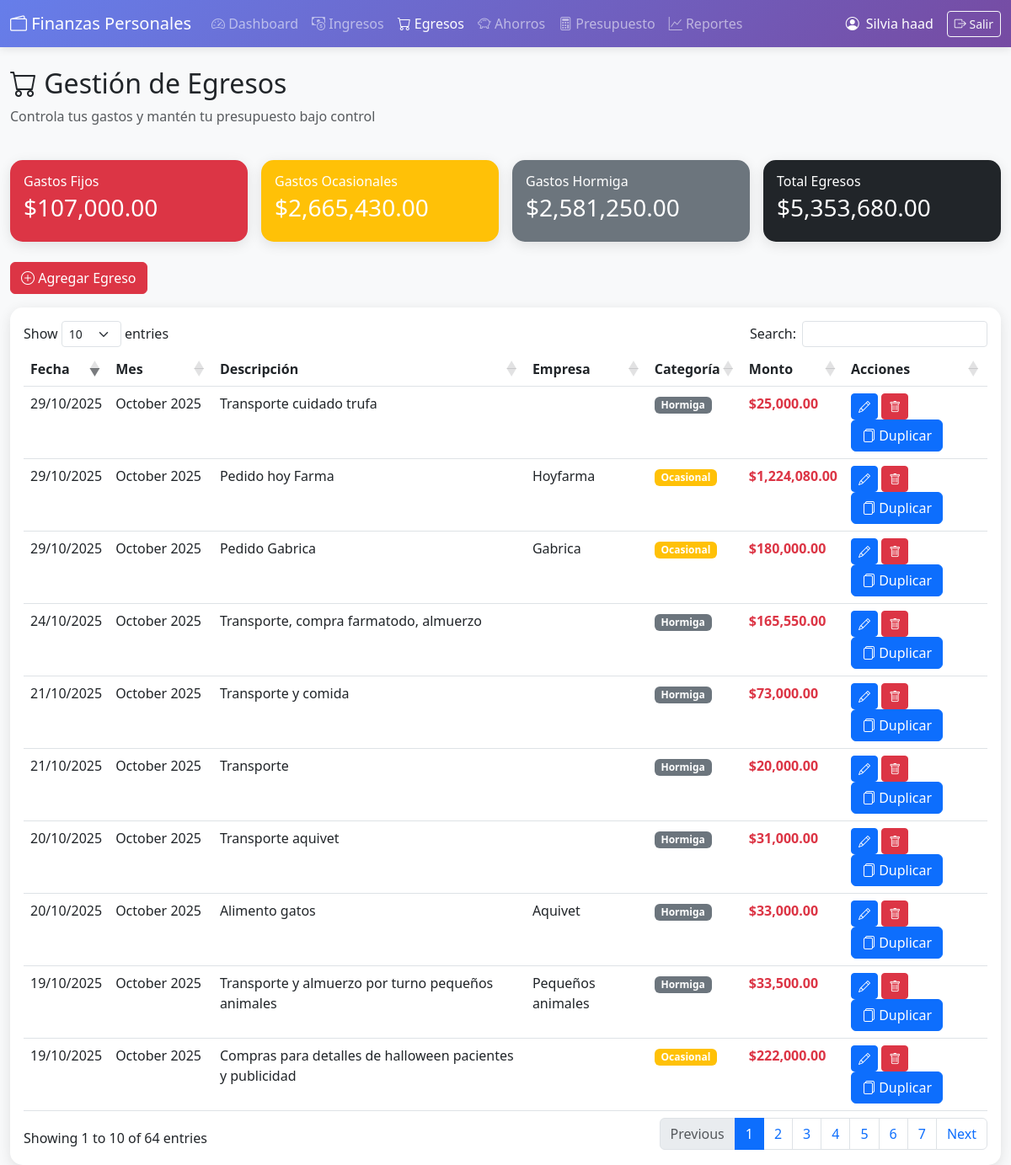
Page /egresos.php (signed in) on the committed database.
### tables this page shows
CREATE TABLE `egresos` (
  `id_egreso` int(11) NOT NULL AUTO_INCREMENT,
  `id_usuario` int(11) NOT NULL,
  `fecha` date NOT NULL,
  `mes` varchar(20) NOT NULL,
  `descripcion` varchar(255) NOT NULL,
  `empresa` varchar(100) DEFAULT NULL,
  `categoria` enum('fijo','ocasional','hormiga') NOT NULL,
  `monto` decimal(12,2) NOT NULL,
  `fecha_registro` timestamp NOT NULL DEFAULT current_timestamp(),
  PRIMARY KEY (`id_egreso`),
  KEY `idx_usuario_fecha` (`id_usuario`,`fecha`),
  CONSTRAINT `egresos_ibfk_1` FOREIGN KEY (`id_usuario`) REFERENCES `usuarios` (`id_usuario`) ON DELETE CASCADE
);

### egresos.php (the view, shortened to what this page needs)
<?php
$db = Database::getInstance()->getConnection();
$usuario_id = $_SESSION['usuario_id'];
$stmt = $db->prepare("SELECT * FROM egresos WHERE id_usuario = ? ORDER BY fecha DESC");
$stmt->execute([$usuario_id]);
$egresos = $stmt->fetchAll();
$stmt = $db->prepare("SELECT categoria, SUM(monto) as total FROM egresos WHERE id_usuario = ? GROUP BY categoria");
$stmt->execute([$usuario_id]);
$totales_categoria = [];
while ($row = $stmt->fetch()) {
    $totales_categoria[$row['categoria']] = $row['total'];
}
?>
<!DOCTYPE html>
<html lang="es">
<head>
    <link href="https://cdn.jsdelivr.net/npm/bootstrap@5.3.0/dist/css/bootstrap.min.css" rel="stylesheet">
    <link href="https://cdn.jsdelivr.net/npm/bootstrap-icons@1.10.0/font/bootstrap-icons.css" rel="stylesheet">
    <link href="https://cdn.datatables.net/1.13.4/css/dataTables.bootstrap5.min.css" rel="stylesheet">
</head>
<body>
    <nav class="navbar navbar-expand-lg navbar-dark">
        <div class="container-fluid">
            <a class="navbar-brand" href="dashboard.php">
                <i class="bi bi-wallet2"></i> Finanzas Personales
            </a>
            <div class="collapse navbar-collapse" id="navbarNav">
                <ul class="navbar-nav me-auto">
                    <li class="nav-item">
                        <a class="nav-link" href="dashboard.php">
                            <i class="bi bi-speedometer2"></i> Dashboard
                        </a>
                    </li>
                    <li class="nav-item">
                        <a class="nav-link" href="ingresos.php">
                            <i class="bi bi-cash-coin"></i> Ingresos
                        </a>
                    </li>
                    <li class="nav-item">
                        <a class="nav-link active" href="egresos.php">
                            <i class="bi bi-cart"></i> Egresos
                        </a>
                    </li>
                    <li class="nav-item">
                        <a class="nav-link" href="ahorros.php">
                            <i class="bi bi-piggy-bank"></i> Ahorros
                        </a>
                    </li>
                    <li class="nav-item">
                        <a class="nav-link" href="presupuesto.php">
                            <i class="bi bi-calculator"></i> Presupuesto
                        </a>
                    </li>
                    <li class="nav-item">
                        <a class="nav-link" href="reportes.php">
                            <i class="bi bi-graph-up"></i> Reportes
                        </a>
                    </li>
                </ul>
                <div class="d-flex align-items-center text-white">
                    <i class="bi bi-person-circle me-2"></i>
                    <span class="me-3"><?php echo htmlspecialchars($_SESSION['usuario_nombre']); ?></span>
                    <a href="logout.php" class="btn btn-outline-light btn-sm">
                        <i class="bi bi-box-arrow-right"></i> Salir
                    </a>
                </div>
            </div>
        </div>
    </nav>
    <div class="container-fluid mt-4">
        <div class="row mb-4">
            <div class="col-12">
                <h2><i class="bi bi-cart"></i> Gestión de Egresos</h2>
                <p class="text-muted">Controla tus gastos y mantén tu presupuesto bajo control</p>
            </div>
        </div>
        <div class="row g-3 mb-4">
            <div class="col-md-3">
                <div class="card stat-card bg-danger text-white">
                    <div class="card-body">
                        <h6 class="mb-1">Gastos Fijos</h6>
                        <h3>$<?php echo number_format($totales_categoria['fijo'] ?? 0, 2); ?></h3>
                    </div>
                </div>
            </div>
            <div class="col-md-3">
                <div class="card stat-card bg-warning text-white">
                    <div class="card-body">
                        <h6 class="mb-1">Gastos Ocasionales</h6>
                        <h3>$<?php echo number_format($totales_categoria['ocasional'] ?? 0, 2); ?></h3>
                    </div>
                </div>
            </div>
            <div class="col-md-3">
                <div class="card stat-card bg-secondary text-white">
                    <div class="card-body">
                        <h6 class="mb-1">Gastos Hormiga</h6>
                        <h3>$<?php echo number_format($totales_categoria['hormiga'] ?? 0, 2); ?></h3>
                    </div>
                </div>
            </div>
            <div class="col-md-3">
                <div class="card stat-card bg-dark text-white">
                    <div class="card-body">
                        <h6 class="mb-1">Total Egresos</h6>
                        <h3>$<?php echo number_format(array_sum($totales_categoria), 2); ?></h3>
                    </div>
                </div>
            </div>
        </div>
        <div class="mb-3">
            <button class="btn btn-danger" data-bs-toggle="modal" data-bs-target="#modalEgreso" onclick="limpiarFormulario()">
                <i class="bi bi-plus-circle"></i> Agregar Egreso
            </button>
        </div>
        <div class="card stat-card">
            <div class="card-body">
                <div class="table-responsive">
                    <table id="tablaEgresos" class="table table-hover">
                        <thead>
                            <tr>
                                <th>Fecha</th>
                                <th>Mes</th>
                                <th>Descripción</th>
                                <th>Empresa</th>
                                <th>Categoría</th>
                                <th>Monto</th>
                                <th>Acciones</th>
                            </tr>
                        </thead>
                        <tbody>
                            <?php foreach($egresos as $egreso): ?>
                                <tr>
                                    <td><?php echo date('d/m/Y', strtotime($egreso['fecha'])); ?></td>
                                    <td><?php echo htmlspecialchars($egreso['mes']); ?></td>
                                    <td><?php echo htmlspecialchars($egreso['descripcion']); ?></td>
                                    <td><?php echo htmlspecialchars($egreso['empresa']); ?></td>
                                    <td>
                                        <?php
                                        $badge_color = 'secondary';
                                        if ($egreso['categoria'] === 'fijo') $badge_color = 'danger';
                                        elseif ($egreso['categoria'] === 'ocasional') $badge_color = 'warning';
                                        ?>
                                        <span class="badge bg-<?php echo $badge_color; ?>">
                                            <?php echo ucfirst($egreso['categoria']); ?>
                                        </span>
                                    </td>
                                    <td class="fw-bold text-danger">$<?php echo number_format($egreso['monto'], 2); ?></td>
                                    <td>
                                        <button class="btn btn-sm btn-primary" onclick="editarEgreso(<?php echo htmlspecialchars(json_encode($egreso)); ?>)">
                                            <i class="bi bi-pencil"></i>
                                        </button>
                                        <button class="btn btn-sm btn-danger" onclick="eliminarEgreso(<?php echo $egreso['id_egreso']; ?>)">
                                            <i class="bi bi-trash"></i>
                                        </button>
                                        <button class="btn btn-primary" onclick="duplicarTodosEgresos()">
                                            <i class="bi bi-files"></i> Duplicar
                                        </button>
                                    </td>
                                </tr>
                            <?php endforeach; ?>
                        </tbody>
                    </table>
                </div>
            </div>
        </div>
    </div>
</body>
</html>

### egresos.php (style rules this page uses)
body { background-color: #f8f9fa; }
.navbar { background: linear-gradient(135deg, #667eea 0%, #764ba2 100%); box-shadow: 0 2px 10px rgba(0,0,0,0.1); }
.stat-card { border-radius: 15px; border: none; box-shadow: 0 4px 15px rgba(0,0,0,0.1); }

### rows in the picture
egresos: fecha "29/10/2025", mes "October 2025", descripcion "Transporte cuidado trufa", categoria "Hormiga", monto "25,000.00"
egresos: fecha "29/10/2025", mes "October 2025", descripcion "Pedido hoy Farma", empresa "Hoyfarma", categoria "Ocasional", monto "1,224,080.00"
egresos: fecha "29/10/2025", mes "October 2025", descripcion "Pedido Gabrica", empresa "Gabrica", categoria "Ocasional", monto "180,000.00"
egresos: fecha "24/10/2025", mes "October 2025", descripcion "Transporte, compra farmatodo, almuerzo", categoria "Hormiga", monto "165,550.00"
egresos: fecha "21/10/2025", mes "October 2025", descripcion "Transporte y comida", categoria "Hormiga", monto "73,000.00"
egresos: fecha "21/10/2025", mes "October 2025", descripcion "Transporte", categoria "Hormiga", monto "20,000.00"
egresos: fecha "20/10/2025", mes "October 2025", descripcion "Transporte aquivet", categoria "Hormiga", monto "31,000.00"
egresos: fecha "20/10/2025", mes "October 2025", descripcion "Alimento gatos", empresa "Aquivet", categoria "Hormiga", monto "33,000.00"
egresos: fecha "19/10/2025", mes "October 2025", descripcion "Transporte y almuerzo por turno pequeños animales", empresa "Pequeños animales", categoria "Hormiga", monto "33,500.00"
egresos: fecha "19/10/2025", mes "October 2025", descripcion "Compras para detalles de halloween pacientes y publicidad", categoria "Ocasional", monto "222,000.00"

### other values in the picture
$_SESSION['usuario_nombre'] "Silvia haad"
$totales_categoria['fijo'] "107,000.00"
$totales_categoria['ocasional'] "2,665,430.00"
$totales_categoria['hormiga'] "2,581,250.00"
array_sum($totales_categoria) "5,353,680.00"
